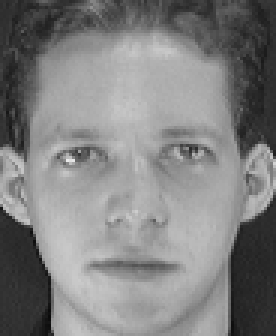
%> input picture Imgproc/图像处理学习/数字图像处理与机器视觉/chapter13/FaceRec/Data/ORL/s1/1.pgm, 92 x 112 px (shown 3 times larger)
$ octave --eval "GaussPyramid('../../图像处理学习/数字图像处理与机器视觉/chapter13/FaceRec/Data/ORL/s1/1.pgm');"   (GNU Octave 9; MATLAB toolbox functions it lacks are replaced by stand-ins)
%> lines starting %> are read from the running program, lines starting %| are printed output that depends on the picture
%% 本程序只有分解没有融合（重构），在本程序里有三个matlab函数

function GaussPyramid(imgname)
%对源图像进行Gauss金字塔分解
imbase=imread(imgname); %读入原始图像
%> imbase is the input picture: size 112x92 uint8; min 11, max 234, mean 128.3

imsmooth=OGuassion(imbase); %低通滤波
%> after the loop in OGuassion, `for i=1:m`:
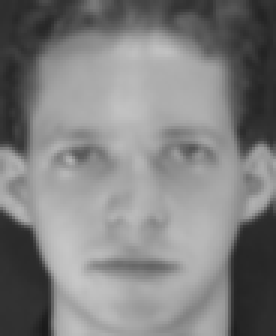
%> r: size 112x92 double (shown 3 times larger); min 26.4, max 199.2, mean 128.4
%> after the loop in OGuassion, `for i=1:m`: col = [87 88 89 90 91 92 87 88 89 90 91]; row = [107 108 109 110 111 112 107 108 109 110 111]
im1=ODownSample(imsmooth);  %下采样
im1=uint8(im1);
imwrite(im1,'Gauss128.jpg');    %将数据写回图像文件中

%以下分解两次，每分解一次，长宽同时缩小两倍
imsmooth=OGuassion(im1);
%> after the loop in OGuassion (call 2), `for i=1:m`:
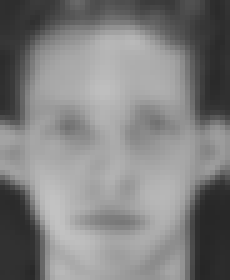
%> r: size 56x46 double (shown 5 times larger); min 38.72, max 194.9, mean 128.7
%> after the loop in OGuassion (call 2), `for i=1:m`: col = [41 42 43 44 45 46 41 42 43 44 45]; row = [51 52 53 54 55 56 51 52 53 54 55]
im1=ODownSample(imsmooth);
%> in ODownSample (call 2), `r=im(2:2:m,2:2:n,:);`:
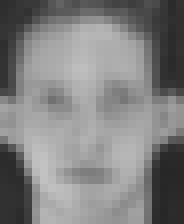
%> r: size 28x23 double (shown 8 times larger); min 39.65, max 194.3, mean 129.1
im1=uint8(im1);
%> im1: size 28x23 uint8
imwrite(im1,'Gauss64.jpg');

imsmooth=OGuassion(im1); %%%调用子函数
%> after the loop in OGuassion (call 3), `for i=1:m`:
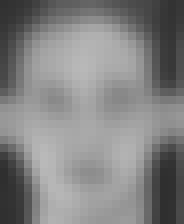
%> r: size 28x23 double (shown 8 times larger); min 47.33, max 186, mean 130.8
%> after the loop in OGuassion (call 3), `for i=1:m`: col = [18 19 20 21 22 23 18 19 20 21 22]; row = [23 24 25 26 27 28 23 24 25 26 27]
im1=ODownSample(imsmooth);%%%调用子函数
im1=uint8(im1);
imwrite(im1,'Gauss32.jpg');

%将源图像和分解所得的图像显示出来
subplot('position',[0.05,0.2,0.4,0.6]);
image(imbase);
title('原始图像');
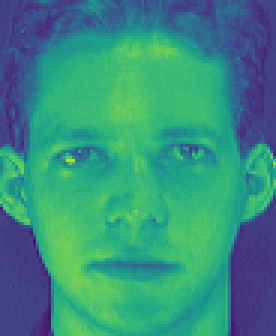
%> displayed picture: size 112x92x3, on the screen's scale of 0 to 255 (shown 3 times larger); mean R, G, B 55.1, 142.9, 126.7

subplot('position',[0.5,0.2,0.2,0.3]);
imbase1=imread('Gauss128.jpg');
%> imbase1: size 56x46 uint8; min 24, max 202, mean 128.6
image(imbase1);
title('Gauss128');

subplot('position',[0.75,0.2,0.1,0.15]);
imbase2=imread('Gauss64.jpg');
%> imbase2: size 28x23 uint8; min 33, max 197, mean 129
%> `GaussPyramid('../../图像处理学习/数字图像处理与机器视觉/chapter13/FaceRec/Data/ORL/s1/1..`:
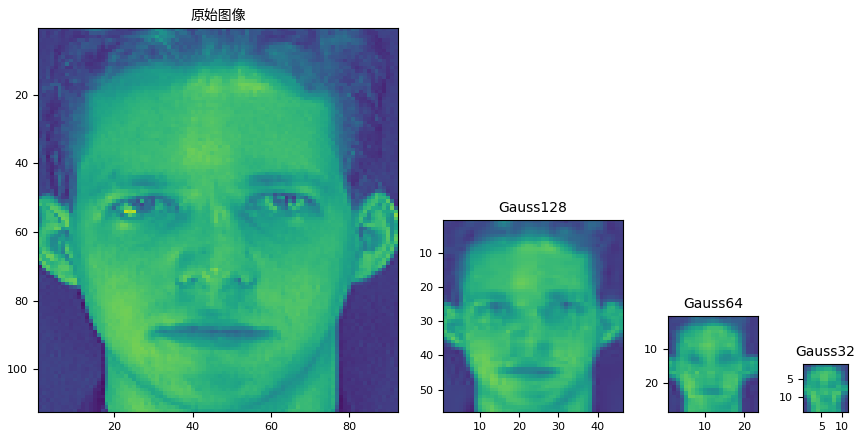
%> figure redrawn from the program's plot data, 4 panels
image(imbase2);
title('Gauss64');

subplot('position',[0.9,0.2,0.05,0.075]);
imbase3=imread('Gauss32.jpg');
image(imbase3);
title('Gauss32');


%------------------------------子函数的实现--------------------------------
%对图像im进行高斯低通滤波
function r=OGuassion(im)
radius=5;
sigma=1;
%创建一个二维Gaussian低通滤波器，它是一个大小为2*radius+1，标准差为sigma
%的旋转对称矩阵。GaussianS为返回的卷积核
GaussianS=fspecial('gaussian',2*radius+1,sigma);

im=double(im);  %强制转换为双精度类型
[m,n,z]=size(im);%将im的每个维度的大小分别赋予变量m,n,z
for i=1:z
    GaussianSmooth(:,:,i)=GaussianS;
end
r=zeros(m,n,z);
for i=1:m
    for j=1:n
        %对称构成图像的小块区域
        row=i-radius:i+radius;
        if i-radius<1
            row(1:radius-i+1)=i+radius:-1:2*i;
        end
        if i+radius>m
            row(radius+m-i+2:2*radius+1)=i-radius:2*i-m-1;
        end
        col=j-radius:j+radius;
        if j-radius<1
            col(1:radius-j+1)=j+radius:-1:2*j;
        end
        if j+radius>n
            col(radius+n-j+2:2*radius+1)=j-radius:2*j-n-1;
        end
        r(i,j,:)=sum(sum(im(row,col,:).*GaussianSmooth(:,:,:)));
    end
end


%降2向下采样
function r=ODownSample(im)
[m,n,z]=size(im);
r=im(2:2:m,2:2:n,:);

$ run again, on Imgproc/图像处理学习/数字图像处理与机器视觉/chapter13/FaceRec/Data/ORL/s1/10.pgm
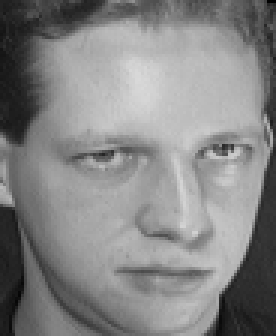
%> input picture Imgproc/图像处理学习/数字图像处理与机器视觉/chapter13/FaceRec/Data/ORL/s1/10.pgm, 92 x 112 px (shown 3 times larger)
%> in GaussPyramid, imbase is the input picture: size 112x92 uint8; min 1, max 217, mean 132.8
%> after the loop in OGuassion, `for i=1:m`:
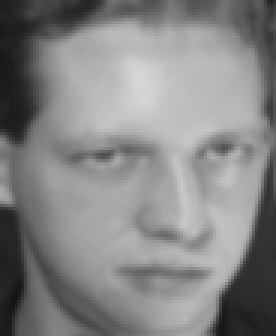
%> r: size 112x92 double (shown 3 times larger); min 20.37, max 214.4, mean 133
%> after the loop in OGuassion, `for i=1:m`: col = [87 88 89 90 91 92 87 88 89 90 91]; row = [107 108 109 110 111 112 107 108 109 110 111]
%> im: size 56x46 double
%> im: size 28x23 double
%> `GaussPyramid('../../图像处理学习/数字图像处理与机器视觉/chapter13/FaceRec/Data/ORL/s1/1..`:
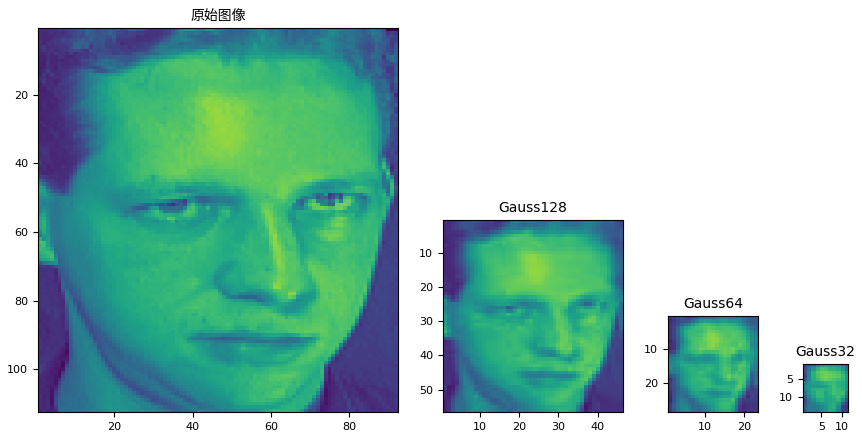
%> figure redrawn from the program's plot data, 4 panels

$ run again, on Imgproc/图像处理学习/数字图像处理与机器视觉/chapter13/FaceRec/Data/ORL/s1/2.pgm
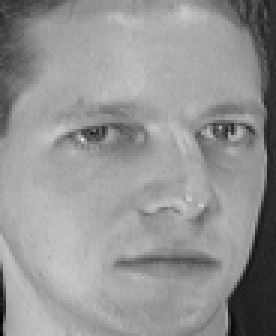
%> input picture Imgproc/图像处理学习/数字图像处理与机器视觉/chapter13/FaceRec/Data/ORL/s1/2.pgm, 92 x 112 px (shown 3 times larger)
%> in GaussPyramid, imbase is the input picture: size 112x92 uint8; min 2, max 223, mean 148
%> after the loop in OGuassion, `for i=1:m`:
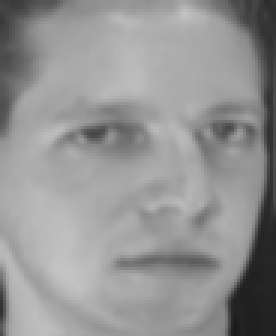
%> r: size 112x92 double (shown 3 times larger); min 25.12, max 197.3, mean 148.3
%> after the loop in OGuassion, `for i=1:m`: col = [87 88 89 90 91 92 87 88 89 90 91]; row = [107 108 109 110 111 112 107 108 109 110 111]
%> im: size 56x46 double
%> im: size 28x23 double
%> `GaussPyramid('../../图像处理学习/数字图像处理与机器视觉/chapter13/FaceRec/Data/ORL/s1/1..`:
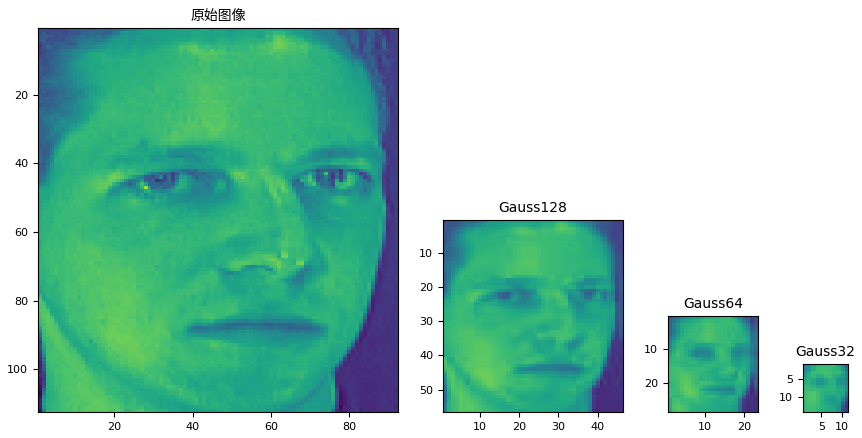
%> figure redrawn from the program's plot data, 4 panels

$ run again, on Imgproc/图像处理学习/数字图像处理与机器视觉/chapter13/FaceRec/Data/ORL/s1/4.pgm
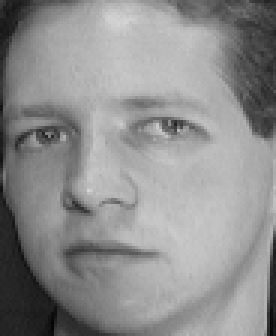
%> input picture Imgproc/图像处理学习/数字图像处理与机器视觉/chapter13/FaceRec/Data/ORL/s1/4.pgm, 92 x 112 px (shown 3 times larger)
%> in GaussPyramid, imbase is the input picture: size 112x92 uint8; min 5, max 215, mean 142.1
%> after the loop in OGuassion, `for i=1:m`:
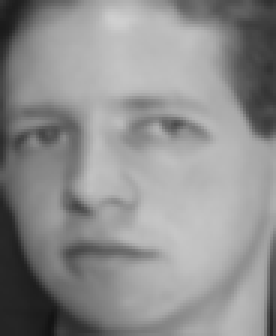
%> r: size 112x92 double (shown 3 times larger); min 19.02, max 207.5, mean 142.4
%> after the loop in OGuassion, `for i=1:m`: col = [87 88 89 90 91 92 87 88 89 90 91]; row = [107 108 109 110 111 112 107 108 109 110 111]
%> im: size 56x46 double
%> im: size 28x23 double
%> `GaussPyramid('../../图像处理学习/数字图像处理与机器视觉/chapter13/FaceRec/Data/ORL/s1/1..`:
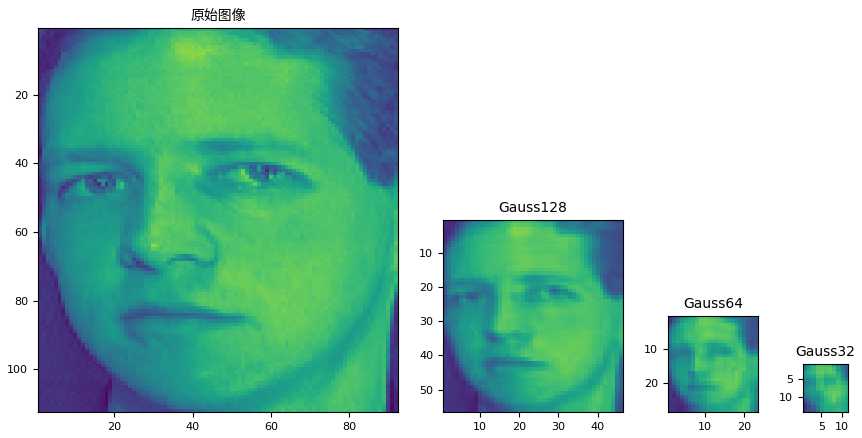
%> figure redrawn from the program's plot data, 4 panels
